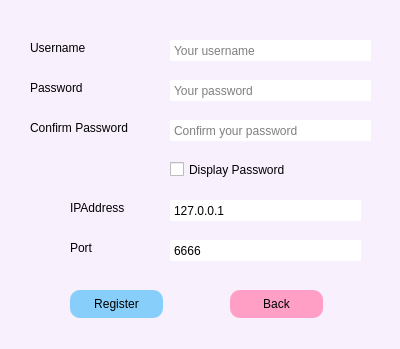
<?xml version="1.0" encoding="UTF-8"?>
<ui version="4.0">
 <class>regist</class>
 <widget class="QDialog" name="regist">
  <property name="geometry">
   <rect>
    <x>0</x>
    <y>0</y>
    <width>400</width>
    <height>349</height>
   </rect>
  </property>
  <property name="windowTitle">
   <string>Dialog</string>
  </property>
  <property name="styleSheet">
   <string notr="true">QDialog {
	background-color: #f9f0fe;
}</string>
  </property>
  <widget class="QLabel" name="usernameLabel">
   <property name="geometry">
    <rect>
     <x>30</x>
     <y>40</y>
     <width>72</width>
     <height>15</height>
    </rect>
   </property>
   <property name="styleSheet">
    <string notr="true">QLabel { font-family: &quot;Microsoft YaHei&quot;; }</string>
   </property>
   <property name="text">
    <string>Username</string>
   </property>
  </widget>
  <widget class="QLabel" name="pwdLabel">
   <property name="geometry">
    <rect>
     <x>30</x>
     <y>80</y>
     <width>72</width>
     <height>15</height>
    </rect>
   </property>
   <property name="styleSheet">
    <string notr="true">QLabel { font-family: &quot;Microsoft YaHei&quot;; }</string>
   </property>
   <property name="text">
    <string>Password</string>
   </property>
  </widget>
  <widget class="QLabel" name="pwd2Label">
   <property name="geometry">
    <rect>
     <x>30</x>
     <y>120</y>
     <width>161</width>
     <height>16</height>
    </rect>
   </property>
   <property name="styleSheet">
    <string notr="true">QLabel { font-family: &quot;Microsoft YaHei&quot;; }</string>
   </property>
   <property name="text">
    <string>Confirm Password</string>
   </property>
  </widget>
  <widget class="QLineEdit" name="usernameEdit">
   <property name="geometry">
    <rect>
     <x>170</x>
     <y>40</y>
     <width>201</width>
     <height>21</height>
    </rect>
   </property>
   <property name="styleSheet">
    <string notr="true">QLineEdit { 
	font-family: &quot;Microsoft YaHei&quot;; 
	padding: 2px;
	border-radius: 2px;
	border: 1px, solid #000000;
}
QLineEdit:hover {
	border: 1px solid #34495E;
}</string>
   </property>
   <property name="placeholderText">
    <string>Your username</string>
   </property>
  </widget>
  <widget class="QLineEdit" name="pwdEdit">
   <property name="geometry">
    <rect>
     <x>170</x>
     <y>80</y>
     <width>201</width>
     <height>21</height>
    </rect>
   </property>
   <property name="styleSheet">
    <string notr="true">QLineEdit { 
	font-family: &quot;Microsoft YaHei&quot;; 
	padding: 2px;
	border-radius: 2px;
	border: 1px, solid #000000;
}
QLineEdit:hover {
	border: 1px solid #34495E;
}</string>
   </property>
   <property name="echoMode">
    <enum>QLineEdit::Password</enum>
   </property>
   <property name="placeholderText">
    <string>Your password</string>
   </property>
  </widget>
  <widget class="QLineEdit" name="pwd2Edit">
   <property name="geometry">
    <rect>
     <x>170</x>
     <y>120</y>
     <width>201</width>
     <height>21</height>
    </rect>
   </property>
   <property name="styleSheet">
    <string notr="true">QLineEdit { 
	font-family: &quot;Microsoft YaHei&quot;; 
	padding: 2px;
	border-radius: 2px;
	border: 1px, solid #000000;
}
QLineEdit:hover {
	border: 1px solid #34495E;
}</string>
   </property>
   <property name="echoMode">
    <enum>QLineEdit::Password</enum>
   </property>
   <property name="placeholderText">
    <string>Confirm your password</string>
   </property>
  </widget>
  <widget class="QCheckBox" name="checkBox">
   <property name="geometry">
    <rect>
     <x>170</x>
     <y>160</y>
     <width>171</width>
     <height>19</height>
    </rect>
   </property>
   <property name="styleSheet">
    <string notr="true">QCheckBox { font-family: &quot;Microsoft YaHei&quot;; }</string>
   </property>
   <property name="text">
    <string>Display Password</string>
   </property>
  </widget>
  <widget class="QPushButton" name="regBtn">
   <property name="geometry">
    <rect>
     <x>70</x>
     <y>290</y>
     <width>93</width>
     <height>28</height>
    </rect>
   </property>
   <property name="styleSheet">
    <string notr="true">QPushButton {
	background-color: #87CEFA;
	border-radius: 10px; 
	color: rgb(0, 0, 0); 
	font-family: &quot;Microsoft YaHei&quot; 
} 
QPushButton:hover { 
	background-color: #00BFFF; 
}</string>
   </property>
   <property name="text">
    <string>Register</string>
   </property>
  </widget>
  <widget class="QPushButton" name="backBtn">
   <property name="geometry">
    <rect>
     <x>230</x>
     <y>290</y>
     <width>93</width>
     <height>28</height>
    </rect>
   </property>
   <property name="styleSheet">
    <string notr="true">QPushButton { 
	background-color: rgb(255, 159, 198); 
	border-radius: 10px; color: rgb(0, 0, 0); 
	font-family: &quot;Microsoft YaHei&quot; } 
QPushButton:hover { 
	background-color: rgb(255, 133, 166); 
}</string>
   </property>
   <property name="text">
    <string>Back</string>
   </property>
  </widget>
  <widget class="QLabel" name="extLabel_3">
   <property name="geometry">
    <rect>
     <x>70</x>
     <y>240</y>
     <width>72</width>
     <height>15</height>
    </rect>
   </property>
   <property name="styleSheet">
    <string notr="true">QLabel { font-family: &quot;Microsoft YaHei&quot;; }</string>
   </property>
   <property name="text">
    <string>Port</string>
   </property>
  </widget>
  <widget class="QLineEdit" name="ipEdit">
   <property name="geometry">
    <rect>
     <x>170</x>
     <y>200</y>
     <width>191</width>
     <height>21</height>
    </rect>
   </property>
   <property name="styleSheet">
    <string notr="true">QLineEdit { 
	font-family: &quot;Microsoft YaHei&quot;; 
	padding: 2px;
	border-radius: 2px;
	border: 1px, solid #000000;
}
QLineEdit:hover {
	border: 1px solid #34495E;
}</string>
   </property>
   <property name="text">
    <string>127.0.0.1</string>
   </property>
   <property name="placeholderText">
    <string/>
   </property>
  </widget>
  <widget class="QLabel" name="extLabel_2">
   <property name="geometry">
    <rect>
     <x>70</x>
     <y>200</y>
     <width>72</width>
     <height>15</height>
    </rect>
   </property>
   <property name="styleSheet">
    <string notr="true">QLabel { font-family: &quot;Microsoft YaHei&quot;; }</string>
   </property>
   <property name="text">
    <string>IPAddress</string>
   </property>
  </widget>
  <widget class="QLineEdit" name="portEdit">
   <property name="geometry">
    <rect>
     <x>170</x>
     <y>240</y>
     <width>191</width>
     <height>21</height>
    </rect>
   </property>
   <property name="styleSheet">
    <string notr="true">QLineEdit { 
	font-family: &quot;Microsoft YaHei&quot;; 
	padding: 2px;
	border-radius: 2px;
	border: 1px, solid #000000;
}
QLineEdit:hover {
	border: 1px solid #34495E;
}</string>
   </property>
   <property name="text">
    <string>6666</string>
   </property>
   <property name="placeholderText">
    <string/>
   </property>
  </widget>
 </widget>
 <resources/>
 <connections>
  <connection>
   <sender>backBtn</sender>
   <signal>clicked()</signal>
   <receiver>regist</receiver>
   <slot>close()</slot>
   <hints>
    <hint type="sourcelabel">
     <x>276</x>
     <y>223</y>
    </hint>
    <hint type="destinationlabel">
     <x>199</x>
     <y>138</y>
    </hint>
   </hints>
  </connection>
 </connections>
</ui>
